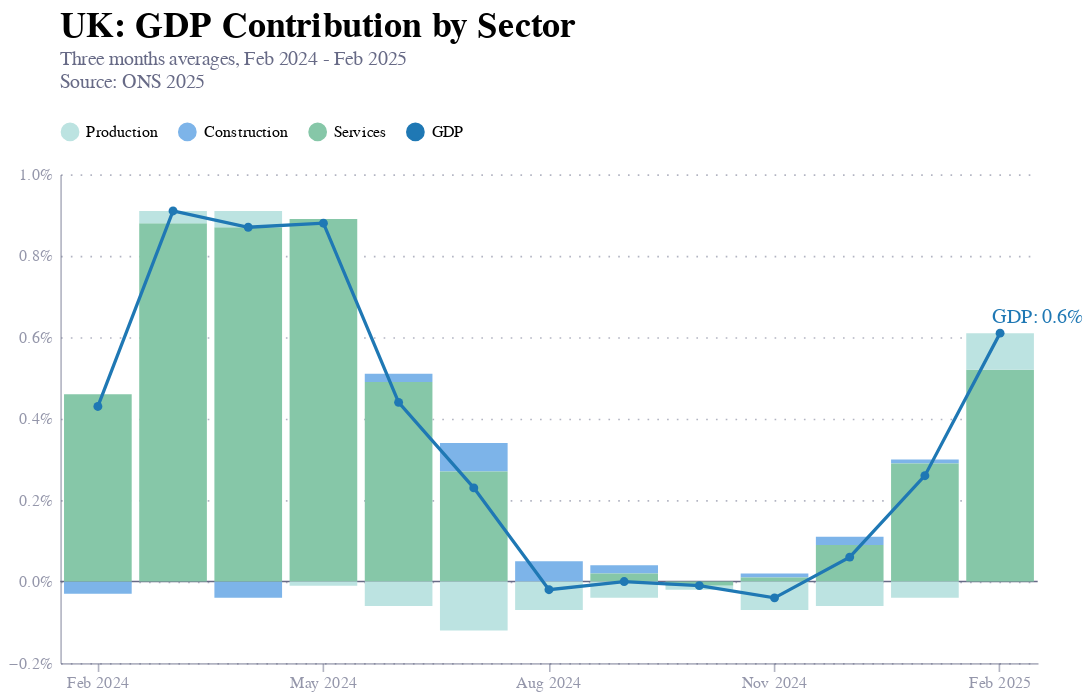

Here is the notebook cell this chart was saved with:
### Code cell
# Melt for bar chart
bars_df = data.melt(id_vars='Month', value_vars=['Construction', 'Services', 'Production'],
                    var_name='Sector', value_name='Value')

# Prepare GDP for line with Sector label for color/legend
gdp_df = data.copy()
gdp_df['Sector'] = 'GDP'

gdp_label_df = gdp_df[gdp_df['Month'] == 'Feb 2025'].copy()
gdp_label_df['Label'] = 'GDP: 0.6%'

# Bar chart
bar = alt.Chart(bars_df).mark_bar().encode(
    x=alt.X('Month:N', sort=list(data['Month']), title='', 
            axis=alt.Axis(values=data['Month'][::3])),  # Show every 3rd value
    y=alt.Y('Value:Q', title='', axis=alt.Axis(format=".1%")),
    color=alt.Color('Sector:N',
                    legend=alt.Legend(orient='top', direction='horizontal', title=None),
                    scale=alt.Scale(domain=['Production', 'Construction', 'Services', 'GDP'],
                                    range=["#bce3e1", "#7db4e9", "#86c7a8", "#1f78b4"])),
    tooltip=['Month', 'Sector', alt.Tooltip('Value:Q', format=".1%")]
)

# Line chart with points for GDP
line = alt.Chart(gdp_df).mark_line(point=True).encode(
    x=alt.X('Month:N', sort=list(data['Month'])),
    y=alt.Y('GDP:Q'),
    color=alt.Color('Sector:N',
                    scale=alt.Scale(domain=['GDP'], range=['#1f78b4']),
                    legend=alt.Legend(orient='top', direction='horizontal', title=None)),
    tooltip=['Month', alt.Tooltip('GDP:Q', format=".1%")]
)

# Horizontal line at y = 0
hline = alt.Chart(pd.DataFrame({'y': [0]})).mark_rule(color='#676A86').encode(
    y='y:Q'
)
# Text label for GDP
gdp_label = alt.Chart(gdp_label_df).mark_text(
    align='left',
    baseline='middle',
    dx=-5,
    dy=-10,
    fontSize=12,
    color='#1f78b4'
).encode(
    x=alt.X('Month:N', sort=list(data['Month'])),
    y=alt.Y('GDP:Q'),
    text='Label:N'
)

# Final chart
gdp_chart = (hline + bar + line + gdp_label).properties(
    title={
        "text": "UK: GDP Contribution by Sector",
        "frame": "group",
        "anchor": "start",
        "subtitle": ["Three months averages, Feb 2024 - Feb 2025", "Source: ONS 2025", ""],
        "subtitleColor": "#676A86",
        "fontSize": 22
    },
    width=600,
    height=300
)

gdp_chart

### Figure 1 — Vega-Lite specification as saved in the notebook (floating-point values rounded to 4 significant figures)
{"config": {"font": "Circular Std", "mark": {"line": {"interpolate": "monotone"}}, "view": {"stroke": "transparent", "width": 400, "height": 300}, "range": {"category": ["#36B7B4", "#E6224B", "#F4C245", "#0063AF", "#00A767", "#179FDB", "#EB5C2E"], "diverging": ["#E6224B", "#E54753", "#C9C9C9", "#179FDB", "#122B39"], "heatmap": ["#C9C9C9", "#179FDB", "#0063AF", "#122B39"], "ordinal": ["#00A767", "#36B7B4", "#179FDB", "#0063AF", "#243B5A"]}, "axisX": {"domainColor": "#676A86", "domainOpacity": 0.5, "grid": false, "labelAngle": 0, "labelColor": "#676A86", "labelOpacity": 0.7, "orient": "bottom", "tickColor": "#676A86", "tickCount": 10, "tickOpacity": 0.5, "title": false, "titleAlign": "center", "titleAnchor": "middle", "titleColor": "#676A86", "titleFontSize": 12, "titleOpacity": 0.8, "titleY": -15}, "axisY": {"domainColor": "#676A86", "domainOpacity": 0.5, "gridColor": "#676A86", "gridDash": [1, 5], "gridOpacity": 0.5, "labelColor": "#676A86", "labelOpacity": 0.7, "labelPadding": 5, "tickColor": "#676A86", "tickCount": 8, "tickOpacity": 0.5, "ticks": false, "titleAlign": "left", "titleAngle": 0, "titleBaseline": "bottom", "titleColor": "#676A86", "titleFontSize": 12, "titleOpacity": 0.8, "titleX": 0, "titleY": -7}}, "layer": [{"data": {"name": "data-a0a55d106695e8d630baff0f16eee66d"}, "mark": {"type": "rule", "color": "#676A86"}, "encoding": {"y": {"field": "y", "type": "quantitative"}}}, {"data": {"name": "data-6cf70a60989f80bae027fe9aa96504f1"}, "mark": {"type": "bar"}, "encoding": {"color": {"field": "Sector", "legend": {"direction": "horizontal", "orient": "top", "title": null}, "scale": {"domain": ["Production", "Construction", "Services", "GDP"], "range": ["#bce3e1", "#7db4e9", "#86c7a8", "#1f78b4"]}, "type": "nominal"}, "tooltip": [{"field": "Month", "type": "nominal"}, {"field": "Sector", "type": "nominal"}, {"field": "Value", "format": ".1%", "type": "quantitative"}], "x": {"axis": {"values": ["Feb 2024", "May 2024", "Aug 2024", "Nov 2024", "Feb 2025"]}, "field": "Month", "sort": ["Feb 2024", "Mar 2024", "Apr 2024", "May 2024", "Jun 2024", "Jul 2024", "Aug 2024", "Sep 2024", "Oct 2024", "Nov 2024", "Dec 2024", "Jan 2025", "Feb 2025"], "title": "", "type": "nominal"}, "y": {"axis": {"format": ".1%"}, "field": "Value", "title": "", "type": "quantitative"}}}, {"data": {"name": "data-9431c4e44fda9db4413bedc8543ba4e9"}, "mark": {"type": "line", "point": true}, "encoding": {"color": {"field": "Sector", "legend": {"direction": "horizontal", "orient": "top", "title": null}, "scale": {"domain": ["GDP"], "range": ["#1f78b4"]}, "type": "nominal"}, "tooltip": [{"field": "Month", "type": "nominal"}, {"field": "GDP", "format": ".1%", "type": "quantitative"}], "x": {"field": "Month", "sort": ["Feb 2024", "Mar 2024", "Apr 2024", "May 2024", "Jun 2024", "Jul 2024", "Aug 2024", "Sep 2024", "Oct 2024", "Nov 2024", "Dec 2024", "Jan 2025", "Feb 2025"], "type": "nominal"}, "y": {"field": "GDP", "type": "quantitative"}}}, {"data": {"name": "data-f53665b9cb6f1784432074559deac0c3"}, "mark": {"type": "text", "align": "left", "baseline": "middle", "color": "#1f78b4", "dx": -5, "dy": -10, "fontSize": 12}, "encoding": {"text": {"field": "Label", "type": "nominal"}, "x": {"field": "Month", "sort": ["Feb 2024", "Mar 2024", "Apr 2024", "May 2024", "Jun 2024", "Jul 2024", "Aug 2024", "Sep 2024", "Oct 2024", "Nov 2024", "Dec 2024", "Jan 2025", "Feb 2025"], "type": "nominal"}, "y": {"field": "GDP", "type": "quantitative"}}}], "height": 300, "title": {"text": "UK: GDP Contribution by Sector", "frame": "group", "anchor": "start", "subtitle": ["Three months averages, Feb 2024 - Feb 2025", "Source: ONS 2025", ""], "subtitleColor": "#676A86", "fontSize": 22}, "width": 600, "$schema": "https://vega.github.io/schema/vega-lite/v5.20.1.json", "datasets": {"data-a0a55d106695e8d630baff0f16eee66d": [{"y": 0}], "data-6cf70a60989f80bae027fe9aa96504f1": [{"Month": "Feb 2024", "Sector": "Construction", "Value": -0.0003}, {"Month": "Mar 2024", "Sector": "Construction", "Value": 0.0}, {"Month": "Apr 2024", "Sector": "Construction", "Value": -0.0004}, {"Month": "May 2024", "Sector": "Construction", "Value": 0.0}, {"Month": "Jun 2024", "Sector": "Construction", "Value": 0.0002}, {"Month": "Jul 2024", "Sector": "Construction", "Value": 0.0007}, {"Month": "Aug 2024", "Sector": "Construction", "Value": 0.0005}, {"Month": "Sep 2024", "Sector": "Construction", "Value": 0.0002}, {"Month": "Oct 2024", "Sector": "Construction", "Value": 0.0}, {"Month": "Nov 2024", "Sector": "Construction", "Value": 0.0001}, {"Month": "Dec 2024", "Sector": "Construction", "Value": 0.0002}, {"Month": "Jan 2025", "Sector": "Construction", "Value": 0.0001}, {"Month": "Feb 2025", "Sector": "Construction", "Value": 0.0}, {"Month": "Feb 2024", "Sector": "Services", "Value": 0.0046}, {"Month": "Mar 2024", "Sector": "Services", "Value": 0.0088}, {"Month": "Apr 2024", "Sector": "Services", "Value": 0.0087}, {"Month": "May 2024", "Sector": "Services", "Value": 0.0089}, {"Month": "Jun 2024", "Sector": "Services", "Value": 0.0049}, {"Month": "Jul 2024", "Sector": "Services", "Value": 0.0027}, {"Month": "Aug 2024", "Sector": "Services", "Value": 0.0}, {"Month": "Sep 2024", "Sector": "Services", "Value": 0.0002}, {"Month": "Oct 2024", "Sector": "Services", "Value": -0.0001}, {"Month": "Nov 2024", "Sector": "Services", "Value": 0.0001}, {"Month": "Dec 2024", "Sector": "Services", "Value": 0.0009}, {"Month": "Jan 2025", "Sector": "Services", "Value": 0.0029}, {"Month": "Feb 2025", "Sector": "Services", "Value": 0.0052}, {"Month": "Feb 2024", "Sector": "Production", "Value": 0.0}, {"Month": "Mar 2024", "Sector": "Production", "Value": 0.0003}, {"Month": "Apr 2024", "Sector": "Production", "Value": 0.0004}, {"Month": "May 2024", "Sector": "Production", "Value": -0.0001}, {"Month": "Jun 2024", "Sector": "Production", "Value": -0.0006}, {"Month": "Jul 2024", "Sector": "Production", "Value": -0.0012}, {"Month": "Aug 2024", "Sector": "Production", "Value": -0.0007}, {"Month": "Sep 2024", "Sector": "Production", "Value": -0.0004}, {"Month": "Oct 2024", "Sector": "Production", "Value": -0.0001}, {"Month": "Nov 2024", "Sector": "Production", "Value": -0.0007}, {"Month": "Dec 2024", "Sector": "Production", "Value": -0.0006}, {"Month": "Jan 2025", "Sector": "Production", "Value": -0.0004}, {"Month": "Feb 2025", "Sector": "Production", "Value": 0.0009}], "data-9431c4e44fda9db4413bedc8543ba4e9": [{"Month": "Feb 2024", "GDP": 0.0043, "Construction": -0.0003, "Services": 0.0046, "Production": 0.0, "Sector": "GDP"}, {"Month": "Mar 2024", "GDP": 0.0091, "Construction": 0.0, "Services": 0.0088, "Production": 0.0003, "Sector": "GDP"}, {"Month": "Apr 2024", "GDP": 0.0087, "Construction": -0.0004, "Services": 0.0087, "Production": 0.0004, "Sector": "GDP"}, {"Month": "May 2024", "GDP": 0.0088, "Construction": 0.0, "Services": 0.0089, "Production": -0.0001, "Sector": "GDP"}, {"Month": "Jun 2024", "GDP": 0.0044, "Construction": 0.0002, "Services": 0.0049, "Production": -0.0006, "Sector": "GDP"}, {"Month": "Jul 2024", "GDP": 0.0023, "Construction": 0.0007, "Services": 0.0027, "Production": -0.0012, "Sector": "GDP"}, {"Month": "Aug 2024", "GDP": -0.0002, "Construction": 0.0005, "Services": 0.0, "Production": -0.0007, "Sector": "GDP"}, {"Month": "Sep 2024", "GDP": 0.0, "Construction": 0.0002, "Services": 0.0002, "Production": -0.0004, "Sector": "GDP"}, {"Month": "Oct 2024", "GDP": -0.0001, "Construction": 0.0, "Services": -0.0001, "Production": -0.0001, "Sector": "GDP"}, {"Month": "Nov 2024", "GDP": -0.0004, "Construction": 0.0001, "Services": 0.0001, "Production": -0.0007, "Sector": "GDP"}, {"Month": "Dec 2024", "GDP": 0.0006, "Construction": 0.0002, "Services": 0.0009, "Production": -0.0006, "Sector": "GDP"}, {"Month": "Jan 2025", "GDP": 0.0026, "Construction": 0.0001, "Services": 0.0029, "Production": -0.0004, "Sector": "GDP"}, {"Month": "Feb 2025", "GDP": 0.0061, "Construction": 0.0, "Services": 0.0052, "Production": 0.0009, "Sector": "GDP"}], "data-f53665b9cb6f1784432074559deac0c3": [{"Month": "Feb 2025", "GDP": 0.0061, "Construction": 0.0, "Services": 0.0052, "Production": 0.0009, "Sector": "GDP", "Label": "GDP: 0.6%"}]}}
